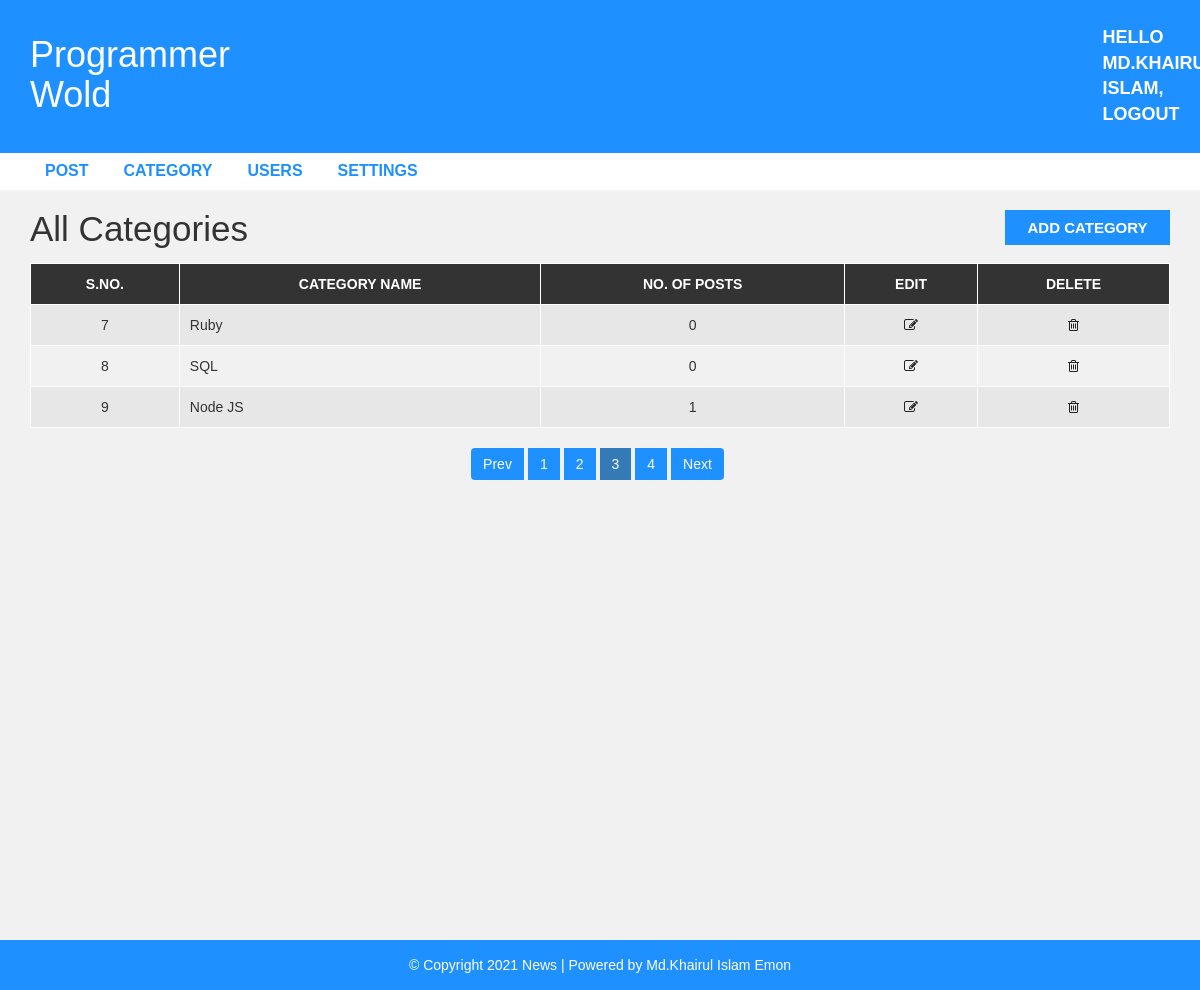
/admin/category.php?page=3 (signed in), run on an earlier commit of the app's database.
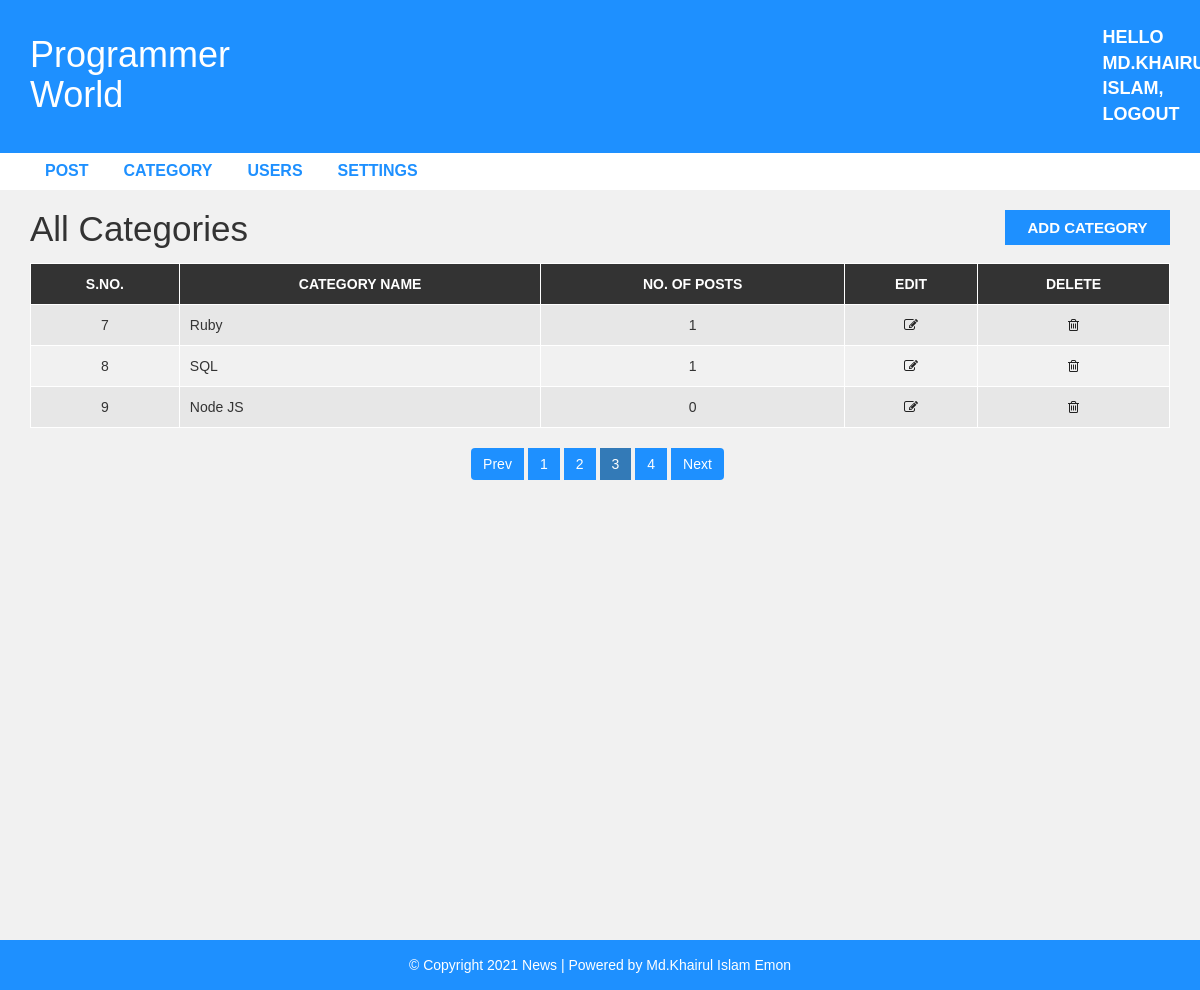
And on a later commit of the database.
### tables this page shows
CREATE TABLE `settings` (
  `websitename` varchar(60) NOT NULL,
  `logo` varchar(50) NOT NULL,
  `footerdesc` varchar(255) NOT NULL
);

CREATE TABLE `category` (
  `category_id` int(11) NOT NULL,
  `category_name` varchar(100) NOT NULL,
  `post` int(11) NOT NULL DEFAULT 0
);

### admin/category.php (the view, shortened to what the changed rows need)
<?php include "header.php";
?>
<div id="admin-content">
    <div class="container">
        <div class="row">
            <div class="col-md-10">
                <h1 class="admin-heading">All Categories</h1>
            </div>
            <div class="col-md-12">
                <?php
                include 'config.php';
                $limit = 3;
                if (isset($_GET['page'])) {
                    $page = $_GET['page'];
                } else {
                    $page = 1;
                }
                $offset = ($page - 1) * $limit;
                $sql = "SELECT * FROM category ORDER BY category_id ASC LIMIT {$offset},{$limit}";
                $result = mysqli_query($conn, $sql) or die("Query Failed!!!");
                if (mysqli_num_rows($result) > 0) {
                ?>
                    <table class="content-table">
                        <thead>
                            <th>S.No.</th>
                            <th>Category Name</th>
                            <th>No. of Posts</th>
                            <th>Edit</th>
                            <th>Delete</th>
                        </thead>
                        <tbody>
                            <?php
                            $serial = $offset + 1;
                            while ($row = mysqli_fetch_assoc($result)) {
                            ?>
                                <tr>
                                    <td class='id'><?php echo $serial; ?></td>
                                    <td><?php echo $row['category_name']; ?></td>
                                    <td><?php echo $row['post']; ?></td>
                                    <td class='edit'><a href='update-category.php?id=<?php echo $row['category_id']; ?>'><i class='fa fa-edit'></i></a></td>
                                    <td class='delete'><a href='delete-category.php?id=<?php echo $row['category_id']; ?>'><i class='fa fa-trash-o'></i></a></td>
                                </tr>
                            <?php
                                $serial++;
                            }
                            ?>
                        </tbody>
                    </table>
                <?php
                }
                $sql1 = "SELECT * FROM category";
                $result1 = mysqli_query($conn, $sql1) or die("Query Failed!!!");
                if (mysqli_num_rows($result1) > 0) {
                    $total_records = mysqli_num_rows($result1);
                    $total_page = ceil($total_records / $limit);
                    echo '<ul class="pagination admin-pagination">';
                    for ($i = 1; $i <= $total_page; $i++) {
                        if ($i == $page) {
                            $active = 'active';
                        } else {
                            $active = '';
                        }
                        echo '<li class="' . $active . '"><a href="category.php?page=' . $i . '">' . $i . '</a></li>';
                    }
                    echo '</ul>';
                }
                ?>
            </div>
        </div>
    </div>
</div>
<?php include "footer.php"; ?>

### admin/header.php (shortened to what the changed rows need)
<!DOCTYPE html>
<html lang="en">
<head>
    <link rel="stylesheet" href="../css/bootstrap.min.css" />
    <link rel="stylesheet" href="../css/font-awesome.css">
    <link rel="stylesheet" href="../css/style.css">
</head>
<body>
    <div id="header-admin">
        <div class="container">
            <div class="row">
                <div class="col-md-2">
                <?php
                    include 'config.php';
                    $sql = "SELECT * FROM settings";
                    $result = mysqli_query($conn, $sql) or die("Query Failed!!!");
                    if (mysqli_num_rows($result) > 0) {
                        while ($row = mysqli_fetch_assoc($result)) {
                                if(true){
                                echo '<a style="color:white;" href="post.php"><h1>' . $row['websitename'] . '</h1></a>';
                            } else {
                                echo '<a href="post.php" id="logo"><img src="images/' . $row['logo'] . '"></a>';
                            }
                        }
                    }
                    ?>
                </div>
            </div>
        </div>
    </div>

What changed in the data, as far as the page shows it:
removed settings: websitename "Programmer Wold"
added settings: websitename "Programmer World"
changed category "Ruby": post "0" → "1"
changed category "SQL": post "0" → "1"
changed category "Node JS": post "1" → "0"
